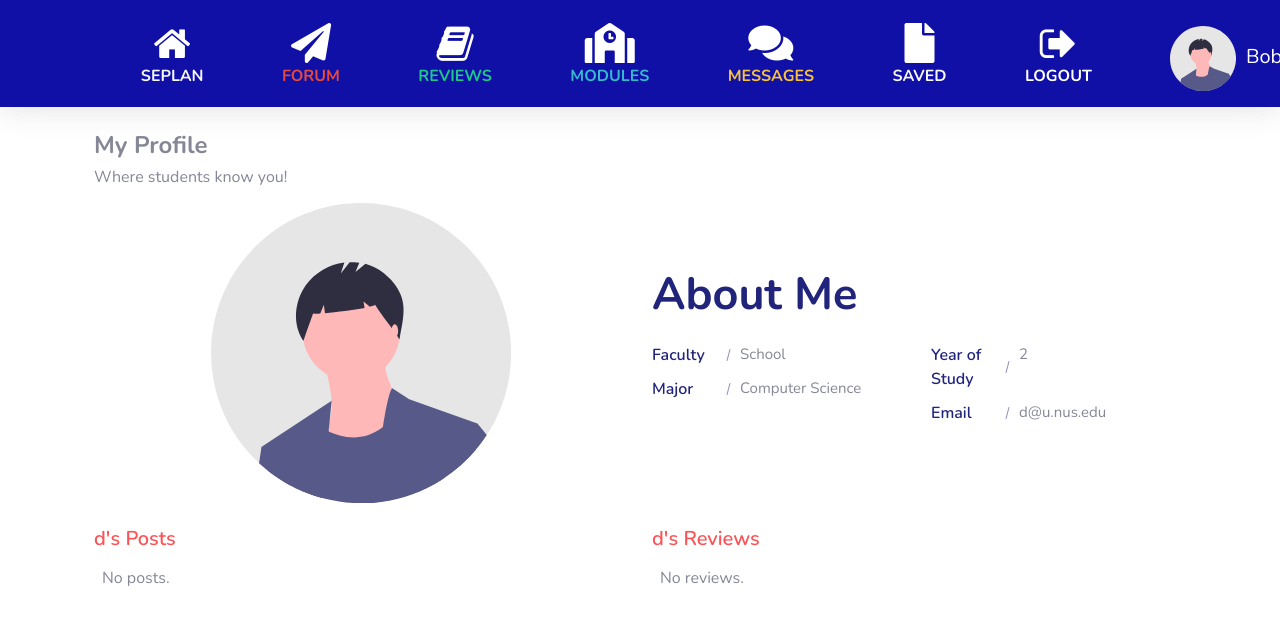
/profile/d (signed in), run on an earlier commit of the app's database.
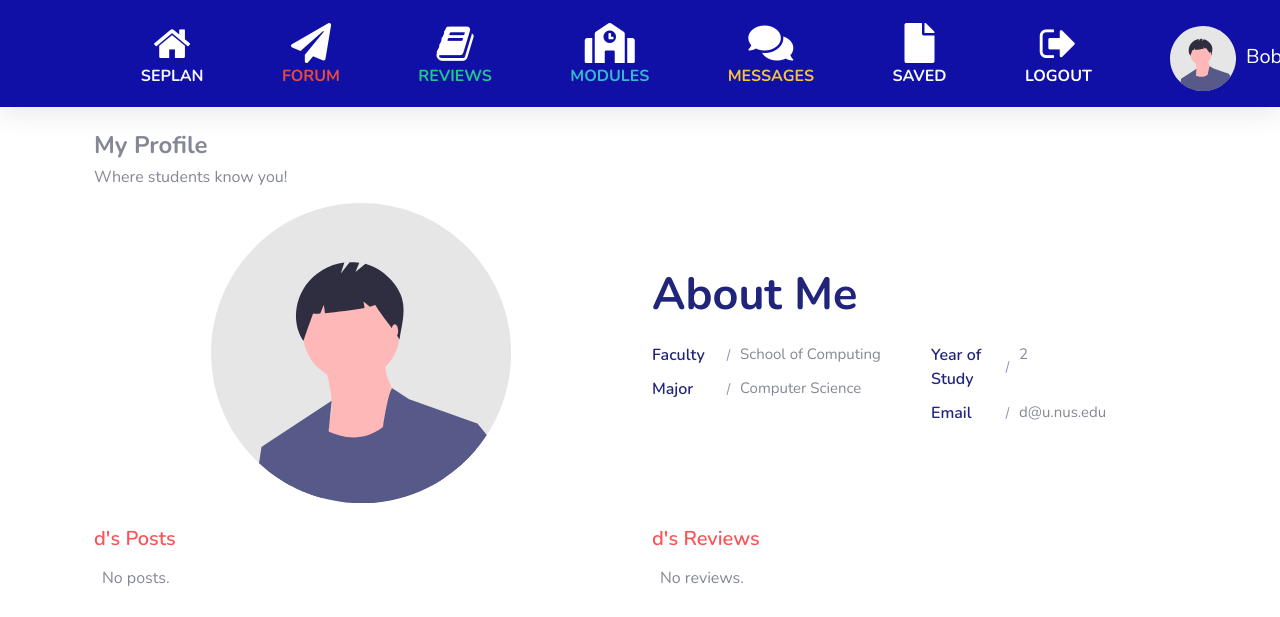
And on a later commit of the database.
### sep/models.py (models this page shows, shortened)
class User(AbstractUser):
    faculty = models.CharField(max_length=120)
    year = models.IntegerField(blank=True, null=True)
    major = models.CharField(max_length=120)
    sep = models.BooleanField(blank=True, null=True)
    picture = models.URLField(blank=True, null=True)

### sep/views.py (the view)
# urls.py: path("profile/<str:username>", views.profile, name="profile"),
def profile(request, username):
    if not request.user.is_authenticated:
        return HttpResponseRedirect(reverse('login'))
    user = User.objects.get(username=username)
    posts = Forum.objects.filter(user=user).order_by('-date')
    reviews = Review.objects.filter(user=user).order_by('-date')
    return render(request, "sep/profile.html",{
        "user": user, "posts": posts, "reviews": reviews
    })

### sep/templates/sep/profile.html (shortened to what this page needs)
{% extends "sep/layout.html" %} {% load static %} {% block body %}
<link href="{% static '/profile.css' %}" rel="stylesheet" />
<section class="about-section" id="about">
  <div class="container">
    <h4><strong>My Profile</strong></h4>
    <h6 class="mb-3">Where students know you!</h6>
    <div class="row align-items-center flex-row-reverse">
      <div class="col-lg-6">
        <div class="about-text go-to">
          <h3 class="dark-color">About Me</h3>
          <div class="row about-list">
            <div class="col-md-6">
              <div class="media">
                <label>Faculty</label>
                <p> {{ user.faculty }}</p>
              </div>
              <div class="media">
                <label>Major</label>
                <p>{{ user.major }}</p>
              </div>
            </div>
            <div class="col-md-6">
              <div class="media">
                <label>Year of Study</label>
                <p>{{ user.year }}</p>
              </div>
              <div class="media">
                <label>Email</label>
                <p>{{ user.email }}</p>
              </div>
            </div>
          </div>
        </div>
      </div>
      <div class="col-lg-6">
        <div class="about-avatar">
          {% if user.picture %}
          <img
            class="rounded-circle mr-2 mx-auto d-block"
            src={{ user.picture }}
            width="300"
            height="300"
            alt="User"
          />
          {% else %}
          <img
            class="mx-auto d-block"
            src="/media/index/undraw_profile.svg"
            width="300"
            height="300"
            alt="User"
          />
          {% endif %}
        </div>
      </div>
    </div>
  </section>
  <div class="container">
    <div class="row row-lg-6">
      <div class="col col-lg-6">
        <div class="about-text go-to">
          <h6 class="theme-color lead">
            {{ user.username }}'s Posts
          </h6>
        </div>
        {% for post in posts %}
        <div class="card mb-2">
          <div class="card-body p-2 p-sm-3">
            <div class="media forum-item">
              {% if user.picture %}
              <img
                class="rounded-circle mr-2"
                src={{ user.picture }}
                width="36"
                height="36"
                alt="User"
              />
              {% else %}
              <img
                class="rounded-circle mr-2"
                src="/media/index/undraw_profile.svg"
                width="36"
                height="36"
                alt="User"
              />
              {% endif %}
              <div class="media-body">
                <span class="text-muted small"
                  >Posted by:
                  <a href="{% url 'profile' post.user.username %}"
                  >{{ post.user }}</a
                  > | {{ post.date }}</span
                >
                {% if post.user != request.user %}
                <span class="text-muted small"
                  >|
                  <a href="{% url 'messages' post.user.username %}"
                    ><i class="fas fa-comments ml-2"></i></a
                ></span>
                {% endif %}
                {% if post.user == request.user %}
                <span class="text-muted small"
                  >|
                  <a href="{% url 'del_forum_on_profile' post.id %}"
                    ><i
                      class="text-green-m1 fa fa-trash remove-note"
                    ></i
                  ></a
                ></span>
                {% endif %}
                <br />
                <strong style="font-size: 25px"
                  ><a href="{% url 'forum_post' post.id %}" class="text-body"
                    >Title: {{ post.title }}</a
                  ></strong
                ><br />
              </div>
            </div>
          </div>
        </div>
        {% empty %}
        <span class="text-default-d3 text-90 text-600radius-1 p-2">
          No posts.
        </span>
        {% endfor %}
      </div>
      <div class="col col-lg-6">
        <div class="about-text go-to">
          <h6 class="theme-color lead">
            {{ user.username }}'s Reviews
          </h6>
        {% for review in reviews %}
        <div class="card mb-2">
          <div class="card-body p-2 p-sm-3">
            <div class="media forum-item">
              {% if user.picture %}
              <img
                class="rounded-circle mr-2"
                src={{ user.picture }}
                width="36"
                height="36"
                alt="User"
              />
              {% else %}
              <img
                class="rounded-circle mr-2"
                src="/media/index/undraw_profile.svg"
                width="36"
                height="36"
                alt="User"
              />
              {% endif %}
              <div class="media-body">
                <span class="text-muted small"
                  >Posted by:
                  <a href="{% url 'profile' review.user.username %}"
                  >{{ review.user }}</a
                  > | {{ review.date }}</span
                >
                {% if review.user != request.user %}
                <span class="text-muted small"
                  >|
                  <a href="{% url 'messages' review.user.username %}"
                    ><i class="fas fa-comments ml-2"></i></a
                ></span>
                {% endif %}
                {% if review.user == request.user %}
                <span class="text-muted small"
                  >|
                  <a href="{% url 'del_review_on_profile' review.id %}"
                    ><i
                      class="text-green-m1 fa fa-trash remove-note"
                    ></i
                  ></a
                ></span>
                {% endif %}
                <br />
                <strong style="font-size: 25px"
                  ><a href="{% url 'page' review.university %}" class="text-body"
                    >Review: {{ review.university }}</a
                  ></strong
                ><br />
              </div>
            </div>
          </div>
        </div>
        {% empty %}
        <span class="text-default-d3 text-90 text-600radius-1 p-2">
          No reviews.
        </span>
        {% endfor %}
      </div>
    </div>
  </div>
{% endblock %}

### sep/templates/sep/layout.html (shortened to what this page needs)
{% load static %}
<!DOCTYPE html>
<html lang="en">
  <head>
    <link
      rel="stylesheet"
      href="https://stackpath.bootstrapcdn.com/bootstrap/4.4.1/css/bootstrap.min.css"
    />
    <link href="{% static '/all.min.css' %}" rel="stylesheet" />
    <link href="{% static '/sb-admin-2.min.css' %}" rel="stylesheet" />
    <link
      href="https://cdnjs.cloudflare.com/ajax/libs/font-awesome/5.15.3/css/all.min.css"
      rel="stylesheet"
    />
    <link
      rel="stylesheet"
      href="https://cdnjs.cloudflare.com/ajax/libs/font-awesome/4.7.0/css/font-awesome.min.css"
    />
    <link href="{% static '/layout.css' %}" rel="stylesheet" />
  </head>
  <nav
    class="navbar navbar-expand navbar-light topbar mb-4 static-top shadow"
    style="background-color: rgb(16, 16, 167); height: 70%"
  >
    {% if user.is_authenticated %}
    <div style="margin-left: 10%">
      <a
        class="navbar-brand text-white centralise home"
        href="{% url 'index' %}"
        ><i class="fa fa-home fa-2x"></i>
        <div class="h6 font-weight-bold text-light text-uppercase">
          SEPlan
        </div></a
      >
    </div>
    <div style="margin-left: 5%">
      <a
        class="navbar-brand text-white centralise menu-item"
        href="{% url 'forum' %}"
        ><i class="fas fa-paper-plane fa-2x"></i>
        <div class="h6 font-weight-bold text-danger text-uppercase">
          Forum
        </div></a
      >
    </div>
    <div style="margin-left: 5%">
      <a
        class="navbar-brand text-white centralise menu-item"
        href="{% url 'reviews' %}"
        ><i class="fa fa-book fa-2x"></i>
        <div class="h6 font-weight-bold text-success text-uppercase">
          Reviews
        </div></a
      >
    </div>
    <div style="margin-left: 5%">
      <a
        class="navbar-brand text-white centralise menu-item"
        href="{% url 'modules' %}"
        ><i class="fas fa-school fa-2x"></i>
        <div class="h6 font-weight-bold text-info text-uppercase">
          Modules
        </div></a
      >
    </div>
    <div style="margin-left: 5%">
      <a
        class="navbar-brand text-white centralise menu-item"
        href="{% url 'messages' request.user.username %}"
        ><i class="fas fa-comments fa-2x"></i>
        <div class="h6 font-weight-bold text-warning text-uppercase">
          Messages
        </div></a
      >
    </div>
    <div style="margin-left: 5%">
      <a
        class="navbar-brand text-white centralise menu-item"
        href="{% url 'watchlist' %}"
        ><i class="fas fa-file fa-2x"></i>
        <div class="h6 font-weight-bold text-light text-uppercase">
          Saved
        </div></a
      >
    </div>
    <div style="margin-left: 5%">
      <a
        class="navbar-brand text-white centralise menu-item"
        href="{% url 'logout' %}"
        ><i class="fa fa-sign-out fa-2x"></i>
        <div class="h6 font-weight-bold text-white text-uppercase">
          Logout
        </div></a
      >
    </div>
    <div style="margin-left: 5%">
      <a
        class="navbar-brand text-white centralise menu-item"
        href="{% url 'profile' request.user.username %}">
        {% if user.picture %}
          <img
            class="rounded-circle mr-2"
            src={{ user.picture }}
            width="72"
            height="72"
            alt="User"
          />
        {% else %}
          <img
            src="/media/index/undraw_profile.svg"
            style="max-width: 200%; margin-right: 5px"
          />
        {% endif %}
        <div class="mr-4 d-none d-lg-inline text-white">
          {{ request.user.username }}
        </div></a
      >
    </div>
    {% endif %}
  </nav>
  {% block body %} {% endblock %}
</html>

### sep/static/layout.css (style rules this page uses)
.centralise { text-align: center; margin-top: 10px; }

### sep/static/profile.css (style rules this page uses)
img { max-width: 100%; }
img { vertical-align: middle; border-style: none; }
.about-text h3 { font-size: 45px; font-weight: 700; margin: 0 0 6px; }
.about-text h6 { font-weight: 600; margin-bottom: 15px; }
.about-text p { font-size: 18px; max-width: 450px; }
.about-list { padding-top: 10px; }
.about-list .media { padding: 5px 0; }
.about-list label { color: #20247b; font-weight: 600; width: 88px; margin: 0; position: relative; }
.about-list label:after { content: ""; position: absolute; top: 0; bottom: 0; right: 11px; width: 1px; height: 12px; background: #20247b; -moz-transform: rotate(15deg); -o-transform: rotate(15deg); -ms-transform: rotate(15deg); -webkit-transform: rotate(15deg); transform: rotate(15deg); margin: auto; opacity: 0.5; }
.about-list p { margin: 0; font-size: 15px; }
.theme-color { color: #fc5356; }
.dark-color { color: #20247b; }

What changed in the data, as far as the page shows it:
changed User "Computer Science": faculty "School" → "School of Computing"
